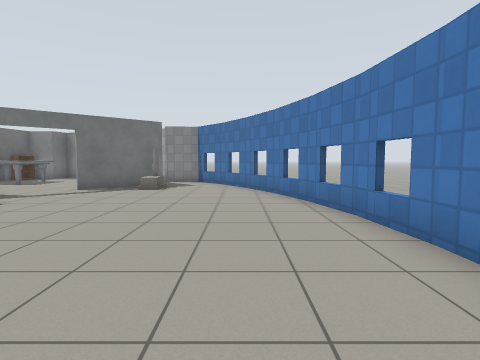
[1] (above)

24 first-person views from a walk through a Gazebo world. The camera is 1 m above the floor, tilts 4° down and sees 80° across. The floor is counted in squares, 1 m on a side. Each view is taken from the middle of a square. On the plan, view 1 faces up. The plan holds only what a view shows up to about 12 squares ahead; the rest is blank. The place goes on beyond the plan. The robots in the file are not drawn. Gazebo's built-in surfaces are drawn with simple patterns. Simple shapes stand in for some stock models.

[2]
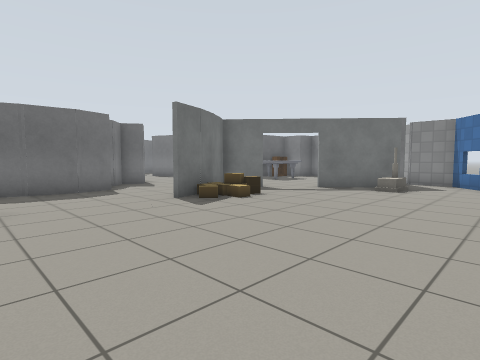

[3]
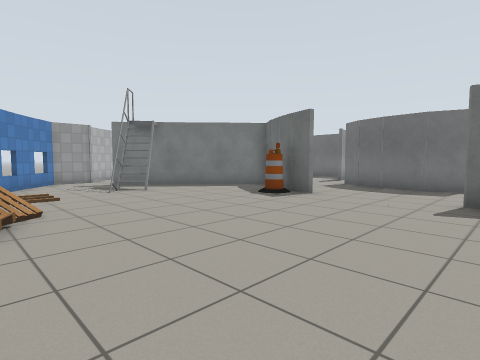

[4]
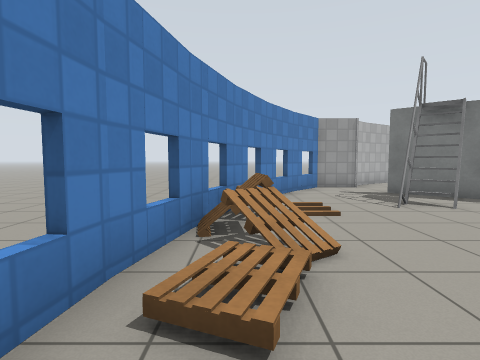

[5]
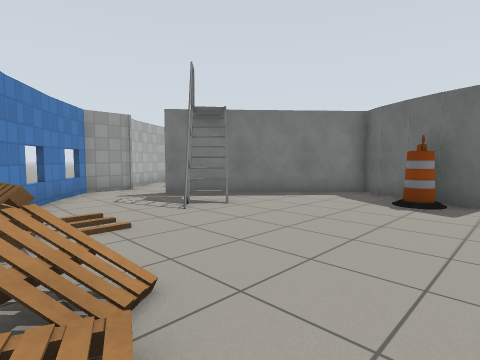

[6]
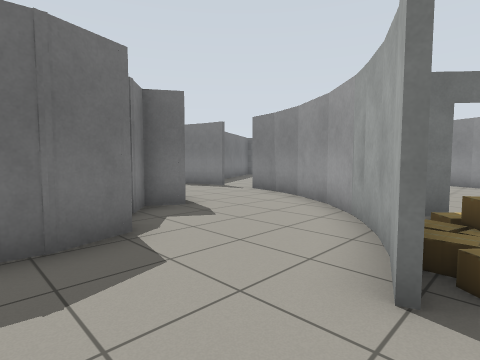

[7]
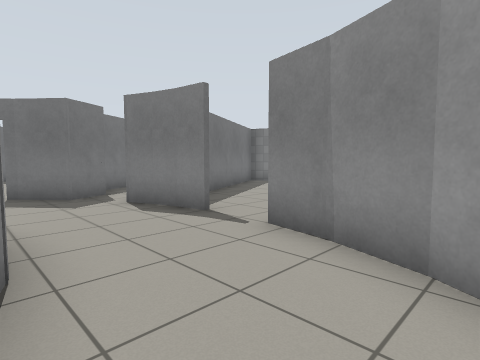

[8]
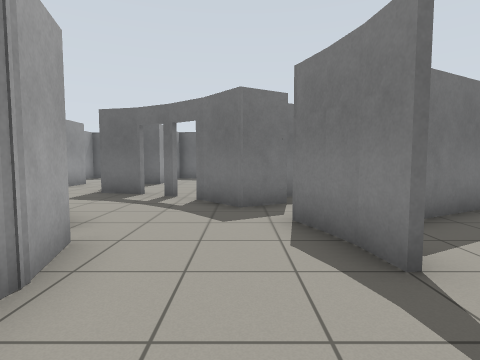

[9]
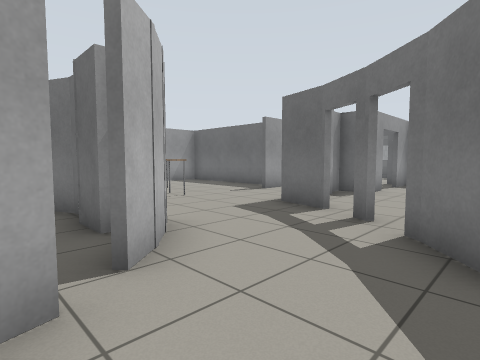

[10]
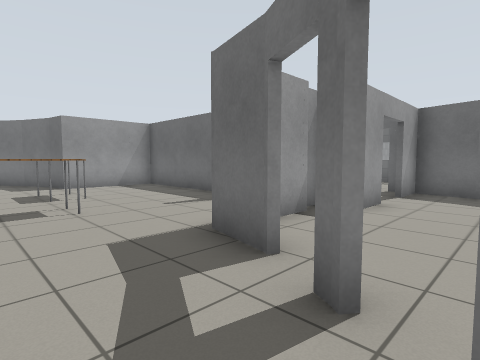

[11]
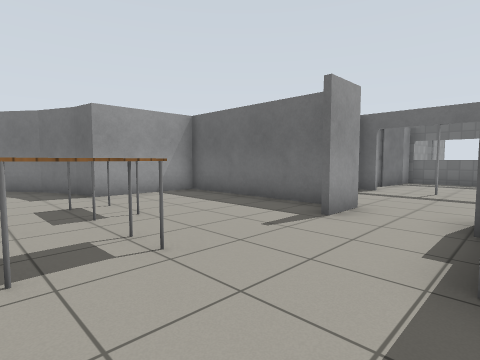

[12]
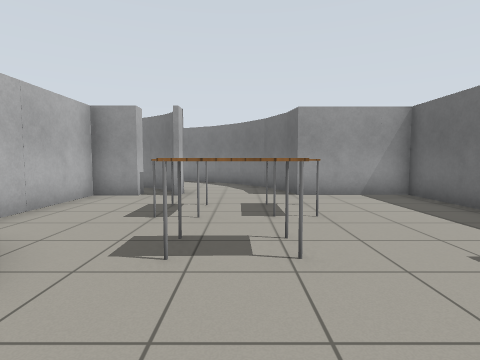

[13]
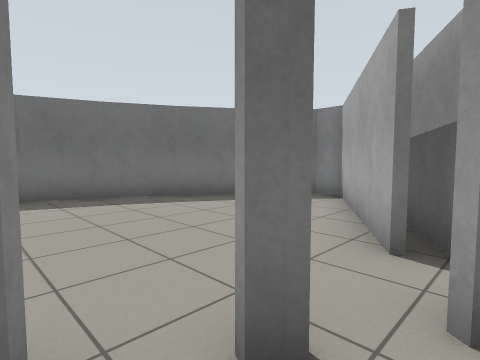

[14]
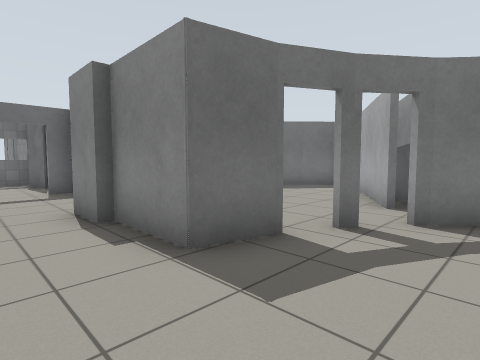

[15]
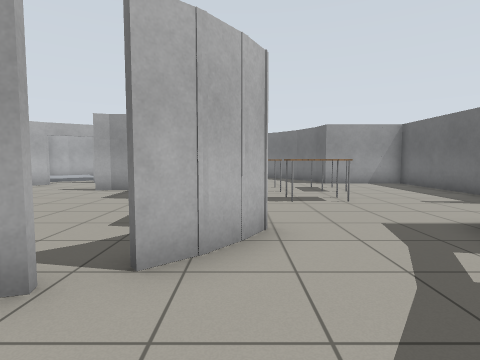

[16]
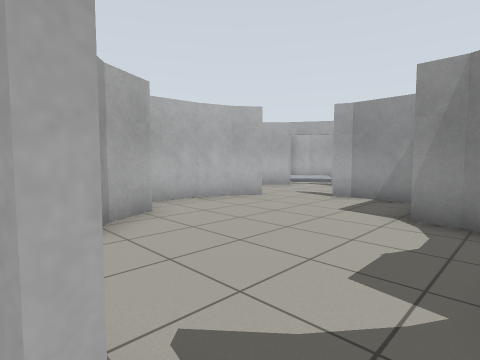

[17]
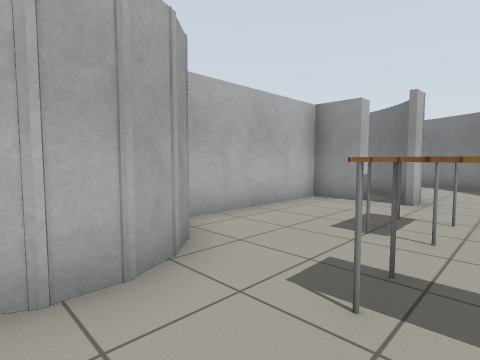

[18]
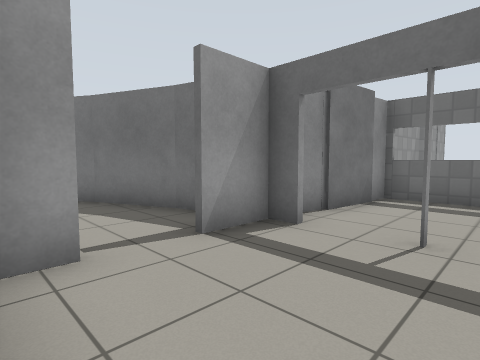

[19]
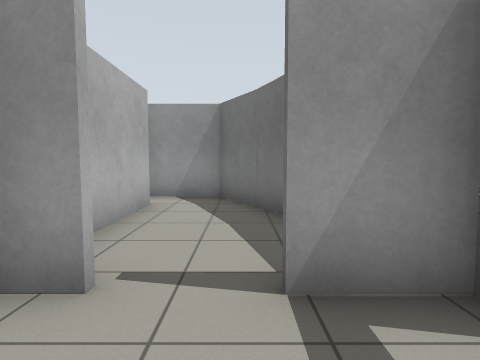

[20]
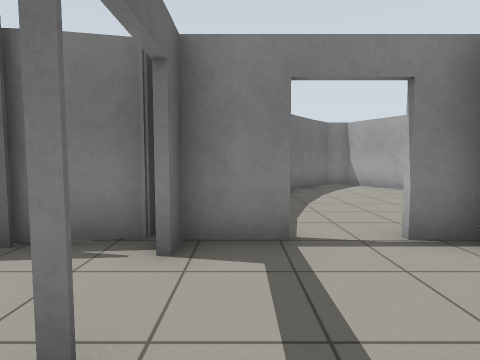

[21]
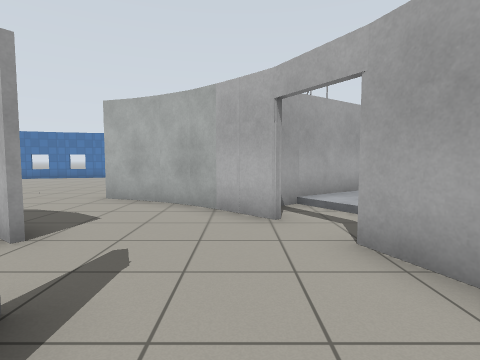

[22]
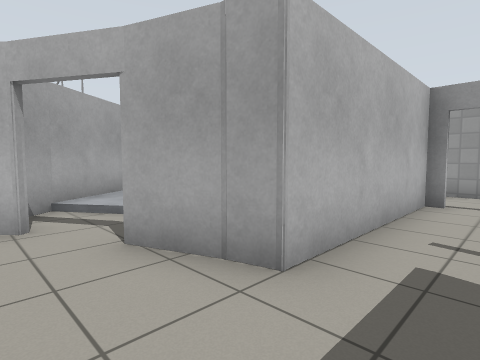

[23]
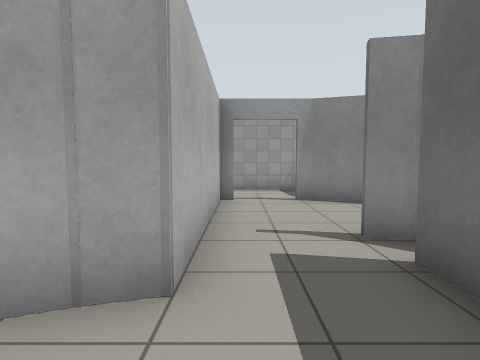

[24]
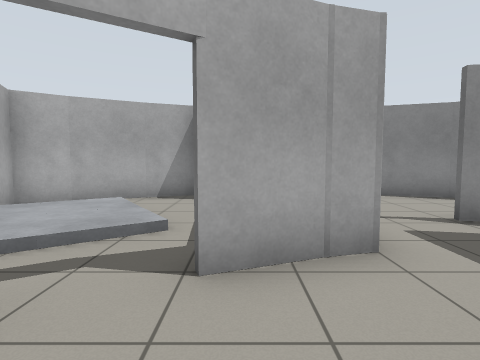

### Floor plan
Key: @ floor where view 1 was taken; # wall or solid block; . main floor; : floor 0.25 m higher than the main floor; / step, stairs or slope; D open door; = window, fence, low wall or low ledge; T marble table; H house; B cardboard box; P pallet; A barrel; L ladder; E table; G grey box.
Columns run from 32 left of view 1 to 2 right of it. Each row starts with its distance up from view 1.
 16                         #
 15                         ##
 14              ##.        ..
 13         ###   #..       ..  ####
 12        ##.##  ##..    TT..  #..#
 11       ##...#   #...    ...  #H..=
 10       #....##  #....#   ...##H...#
  9      ##.....######...## ..D......#
  8      #......###.......##.D.......#
  7     ##.......D.........##B........#
  6     #.......D....####....BB.......=
  5   ####DD#...D..##...#....#B.......#
  4 #G#.D...#####..#....##............#
  3 #...D..........##....##............
  2 #...D..........##.....#............
  1 #...D...##...EE.##....#...........#
  0 ##G###..#........#....#..#......@P#
 -1      ...#...E.E..#.......#A.....PP#
 -2      #..#...E.E..####...##.......P#
 -3      #..#........#.....##........P#
 -4      ##.####...###....D.##..L....#
 -5       #..  #...###..##.//###LL...#
 -6       ###  ##..##...# /:  # #...#
 -7             ##..##..# ./  # ....#
 -8              # .....# ./  # ...#
 -9               ##....#  .###..##
-10                ###DD# ###  ##
-11                   ..
-12                  ...
-13                  ####

Where each view was taken, in squares from view 1:
view 1: 0 up, 0 right, facing up
view 2: 0 up, 0 right, facing up-left
view 3: 5 up, 1 right, facing down-left
view 4: 2 up, 1 right, facing down
view 5: 1 up, 1 right, facing down-left
view 6: 2 up, 6 left, facing up-left
view 7: 6 up, 10 left, facing up-left
view 8: 8 up, 12 left, facing left
view 9: 8 up, 15 left, facing down-left
view 10: 7 up, 18 left, facing down-left
view 11: 4 up, 18 left, facing down-left
view 12: 4 up, 19 left, facing down
view 13: 5 up, 19 left, facing up-left
view 14: 2 up, 18 left, facing up-left
view 15: 8 up, 17 left, facing down
view 16: 6 up, 16 left, facing down-right
view 17: 3 up, 19 left, facing down-right
view 18: 3 up, 24 left, facing down-left
view 19: 2 up, 26 left, facing down
view 20: 1 up, 27 left, facing up
view 21: 3 down, 14 left, facing right
view 22: 3 down, 14 left, facing down-right
view 23: 3 down, 13 left, facing down
view 24: 2 down, 11 left, facing down
